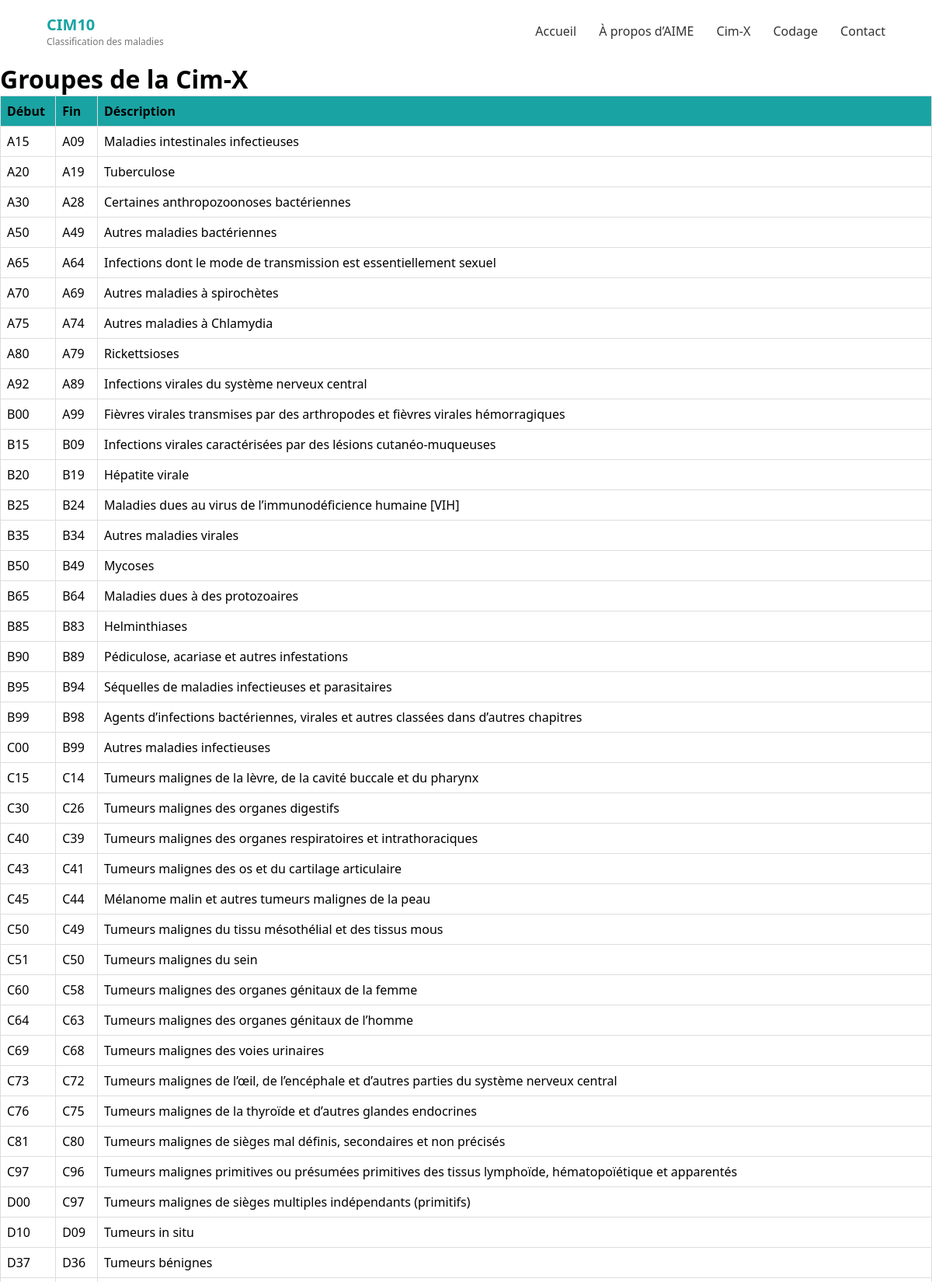
/groupes (upper part), run on the app's committed database.
### models/models.py (models this page shows, shortened)
class Base(DeclarativeBase):
  pass

class Groupe(Base):
    __tablename__ = "groupes"
    gid : Mapped[str] = mapped_column(primary_key=True)
    chid : Mapped[int] = mapped_column(ForeignKey("chapitres.chid"))
    fin : Mapped[str]
    description : Mapped[str]
    chapitres = relationship("Chapitre")#,back_populates="groupes")

### app.py (the view)
@app.route('/groupes')
def groupe():
    gid = orm.session.query(Groupe.gid).all()
    fin = orm.session.query(Groupe.fin).all()
    description = orm.session.query(Groupe.description).all()
    values = []
    for i in range (len(gid)) :
        values.append([gid[i][0],fin[i][0],description[i][0]]) #\ufeffA00
    print(gid)
    data = {'data' : values, 'title':"Groupes de la Cim-X", 'colonnes': ["Début","Fin","Déscription"]}
    return render_template('table.html',data=data)

### templates/table.html (shortened to what this page needs)
<!DOCTYPE html>
<html lang="fr">
<head>
    <link rel="stylesheet" href="../static/home.css">
    <link rel="stylesheet" href="../static/table.css">
</head>
<body>
<header class="navbar">
    <div class="logo">
        <span>CIM10</span>
        <small>Classification des maladies</small>
    </div>
    <nav>
        <a href="home#hero">Accueil</a>
        <a href="home#about-aime">À propos d’AIME</a>
        <a href="codes"> Cim-X</a>
        <a href="codage.html">Codage</a>
        <a href="home">Contact</a>
    </nav>
</header>
    <h1>{{ data.title }}</h1>
    <table>
        <thead>
            <tr>
                {% for title in data.colonnes%}
                <th> {{ title }} </th>
                {% endfor%}
            </tr>
        </thead>
        <tbody>
            {% for value in data.data %}
            <tr>
                {% for elt in value %}
                <td>{{ elt }}</td>
                {% endfor %}
            </tr>
            {% endfor %}
        </tbody>
    </table>
</body>
</html>

### static/home.css (style rules this page uses)
* { margin: 0; padding: 0; box-sizing: border-box; font-family: "Segoe UI", Arial, sans-serif; }
.navbar { display: flex; justify-content: space-between; align-items: center; padding: 18px 60px; background: white; }
.logo span { font-weight: bold; font-size: 20px; color: #1aa3a3; }
.logo small { display: block; font-size: 12px; color: #777; }
.navbar nav a { margin-left: 25px; text-decoration: none; color: #333; font-weight: 500; }

### static/table.css (style rules this page uses)
table { border-collapse: collapse; width: 100%; }
th, td { border: 1px solid #ddd; padding: 8px; text-align: left; }
th { background-color: #1aa3a3; }

### data on the page
Groupe: gid "A15", fin "A19", description "Tuberculose"
Groupe: fin "A09", description "Maladies intestinales infectieuses"
Groupe: gid "A20", fin "A28", description "Certaines anthropozoonoses bactériennes"
Groupe: gid "A30", fin "A49", description "Autres maladies bactériennes"
Groupe: gid "A50", fin "A64", description "Infections dont le mode de transmission est essentiellement sexuel"
Groupe: gid "A65", fin "A69", description "Autres maladies à spirochètes"
Groupe: gid "A70", fin "A74", description "Autres maladies à Chlamydia"
Groupe: gid "A75", fin "A79", description "Rickettsioses"
Groupe: gid "A80", fin "A89", description "Infections virales du système nerveux central"
Groupe: gid "A92", fin "A99", description "Fièvres virales transmises par des arthropodes et fièvres virales hémorragiques"
Groupe: gid "B00", fin "B09", description "Infections virales caractérisées par des lésions cutanéo-muqueuses"
Groupe: gid "B15", fin "B19", description "Hépatite virale"
Groupe: gid "B20", fin "B24", description "Maladies dues au virus de l’immunodéficience humaine [VIH]"
Groupe: gid "B25", fin "B34", description "Autres maladies virales"
Groupe: gid "B35", fin "B49", description "Mycoses"
Groupe: gid "B50", fin "B64", description "Maladies dues à des protozoaires"
Groupe: gid "B65", fin "B83", description "Helminthiases"
Groupe: gid "B85", fin "B89", description "Pédiculose, acariase et autres infestations"
Groupe: gid "B90", fin "B94", description "Séquelles de maladies infectieuses et parasitaires"
Groupe: gid "B95", fin "B98", description "Agents d’infections bactériennes, virales et autres classées dans d’autres chapitres"
Groupe: gid "B99", fin "B99", description "Autres maladies infectieuses"
Groupe: gid "C00", fin "C14", description "Tumeurs malignes de la lèvre, de la cavité buccale et du pharynx"
Groupe: gid "C15", fin "C26", description "Tumeurs malignes des organes digestifs"
Groupe: gid "C30", fin "C39", description "Tumeurs malignes des organes respiratoires et intrathoraciques"
Groupe: gid "C40", fin "C41", description "Tumeurs malignes des os et du cartilage articulaire"
Groupe: gid "C43", fin "C44", description "Mélanome malin et autres tumeurs malignes de la peau"
Groupe: gid "C45", fin "C49", description "Tumeurs malignes du tissu mésothélial et des tissus mous"
Groupe: gid "C50", fin "C50", description "Tumeurs malignes du sein"
Groupe: gid "C51", fin "C58", description "Tumeurs malignes des organes génitaux de la femme"
Groupe: gid "C60", fin "C63", description "Tumeurs malignes des organes génitaux de l’homme"
Groupe: gid "C64", fin "C68", description "Tumeurs malignes des voies urinaires"
Groupe: gid "C69", fin "C72", description "Tumeurs malignes de l’œil, de l’encéphale et d’autres parties du système nerveux central"
Groupe: gid "C73", fin "C75", description "Tumeurs malignes de la thyroïde et d’autres glandes endocrines"
Groupe: gid "C76", fin "C80", description "Tumeurs malignes de sièges mal définis, secondaires et non précisés"
Groupe: gid "C81", fin "C96", description "Tumeurs malignes primitives ou présumées primitives des tissus lymphoïde, hématopoïétique et apparentés"
Groupe: gid "C97", fin "C97", description "Tumeurs malignes de sièges multiples indépendants (primitifs)"
Groupe: gid "D00", fin "D09", description "Tumeurs in situ"
Groupe: gid "D10", fin "D36", description "Tumeurs bénignes"
Groupe: gid "D37"

### other printed values
{{ data.title }} "Groupes de la Cim-X"
{{ title }} "Début" "Fin" "Déscription"
